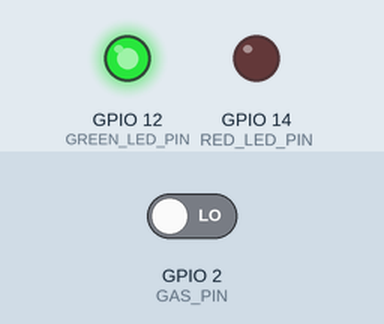
The sketch below on a simulated ESP32. Shown: output pins drawn as LEDs (lit = HIGH). The test bench sets the inputs (shaded band); at power-on: GPIO 2 (GAS_PIN) LOW. WiFi joins after 1.5 s; servers stay silent unless stated; web services answer with replies made up by the test bench; what the sketch prints to the serial monitor is not drawn.

Above: at 2.9 s.
3.0 s: GPIO 2 (GAS_PIN) driven HIGH
At 4.6 s:
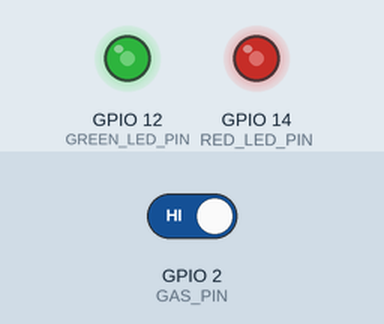
4.9 s: GPIO 2 (GAS_PIN) driven LOW
At 6.2 s:
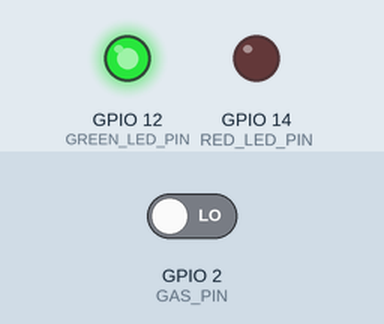
6.7 s: GPIO 2 (GAS_PIN) driven HIGH
At 7.5 s:
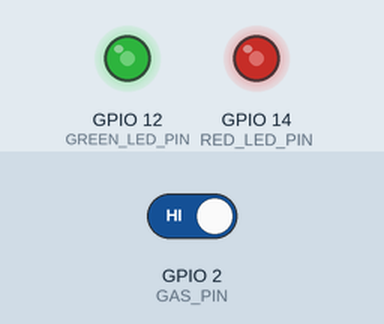
Timing chart, 0 to 9.7 s (numbered marks = the images above; inputs shaded):
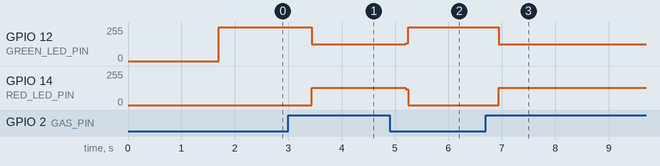

The sketch:

ObjetosInteligentes.ino
```cpp
#include <HTTPClient.h>
#include <WiFi.h>
#include <WiFiClient.h>


// Definição dos pinos para ESP32
const int RED_LED_PIN = 14;   // GPIO12
const int GREEN_LED_PIN = 12;   // GPIO12
const int GAS_PIN = 2;   // GPIO14

// Configurações do WiFi
const char* ssid = "iPhone";
const char* password = "roberta1234";

// Configurações do CallMeBot
const String phoneNumber = "5516997431335";  // Formato: 5511999999999
const String apiKey = "7660349";

unsigned long previousMillis = 0;
const long interval = 500;  // Intervalo de verificação (500ms)
bool is_red_led_on = false;
bool red_pin_enabled = false;
bool green_pin_enabled = false;
bool alreadyNotified = false;

void setup() {
  Serial.begin(115200);

  // Configura os pinos
  pinMode(RED_LED_PIN, OUTPUT);
  pinMode(GREEN_LED_PIN, OUTPUT);
  pinMode(GAS_PIN, INPUT);

  // Desliga o red_led inicialmente
  digitalWrite(RED_LED_PIN, LOW);
  digitalWrite(GREEN_LED_PIN, LOW);

  // Conecta ao WiFi
  WiFi.begin(ssid, password);
  Serial.print("Conectando ao WiFi");
  while (WiFi.status() != WL_CONNECTED) {
    delay(500);
    Serial.print(".");
  }
  Serial.println("\nConectado ao WiFi");
  Serial.println("IP: " + WiFi.localIP().toString());

  // Envia mensagem inicial
  sendWhatsAppMessage("Sistema de detecção de gás tóxico iniciado!");
}

void sendWhatsAppMessage(String message) {
  if (WiFi.status() == WL_CONNECTED) {
    WiFiClient client;
    HTTPClient http;

    message.replace(" ", "%20");
    String url = "http://api.callmebot.com/whatsapp.php?phone=" + phoneNumber + "&apikey=" + apiKey + "&text=" + message;

    http.begin(client, url);
    int httpResponseCode = http.GET();

    if (httpResponseCode > 0) {
      Serial.printf("Mensagem WhatsApp enviada, código HTTP: %d\n", httpResponseCode);
    } else {
      Serial.printf("Erro ao enviar mensagem WhatsApp: %s\n", http.errorToString(httpResponseCode).c_str());
    }

    http.end();
  }
}

void red_led_on() {
  red_pin_enabled = true;
  green_pin_enabled = false;
}

void red_led_off() {
  red_pin_enabled = false;
  green_pin_enabled = true;
  digitalWrite(RED_LED_PIN, LOW);
  digitalWrite(GREEN_LED_PIN, HIGH);
}

bool is_red_led_enable() {
  return red_pin_enabled;
}

void loop() {
  unsigned long currentMillis = millis();

  if (currentMillis - previousMillis >= interval) {
    previousMillis = currentMillis;

    bool danger_detected = false;

    // Verifica se detectou gás (LOW significa detecção)
    if (digitalRead(GAS_PIN) == HIGH) {
      Serial.println(digitalRead(GAS_PIN));
      danger_detected = true;
      Serial.println("Gás detectado!");
    }

    if (danger_detected) {
      if (!is_red_led_enable()) {
        red_led_on();
        if (!alreadyNotified) {
          sendWhatsAppMessage("Alerta! Detectamos emissão de gás tóxico! Verifique imediatamente.");
          alreadyNotified = true;
        }
      }
    } else {
      red_led_off();
      alreadyNotified = false;
    }
  }

  // Controle do red_led
  if (red_pin_enabled) {
    is_red_led_on = !is_red_led_on;
    digitalWrite(RED_LED_PIN, is_red_led_on ? HIGH : LOW);
    digitalWrite(GREEN_LED_PIN, is_red_led_on ? LOW : HIGH);
  }
}
```

Measured:
- after the input at 3.0 s, GPIO 12 (GREEN_LED_PIN): 255/255 → 127/255 after 0.44 s; GPIO 14 (RED_LED_PIN): 0/255 → 128/255 after 0.44 s
- after the input at 4.9 s, GPIO 12 (GREEN_LED_PIN): 127/255 → 255/255 after 0.30 s; GPIO 14 (RED_LED_PIN): 128/255 → 0/255 after 0.30 s
- after the input at 6.7 s, GPIO 12 (GREEN_LED_PIN): 255/255 → 127/255 after 0.24 s; GPIO 14 (RED_LED_PIN): 0/255 → 128/255 after 0.24 s
